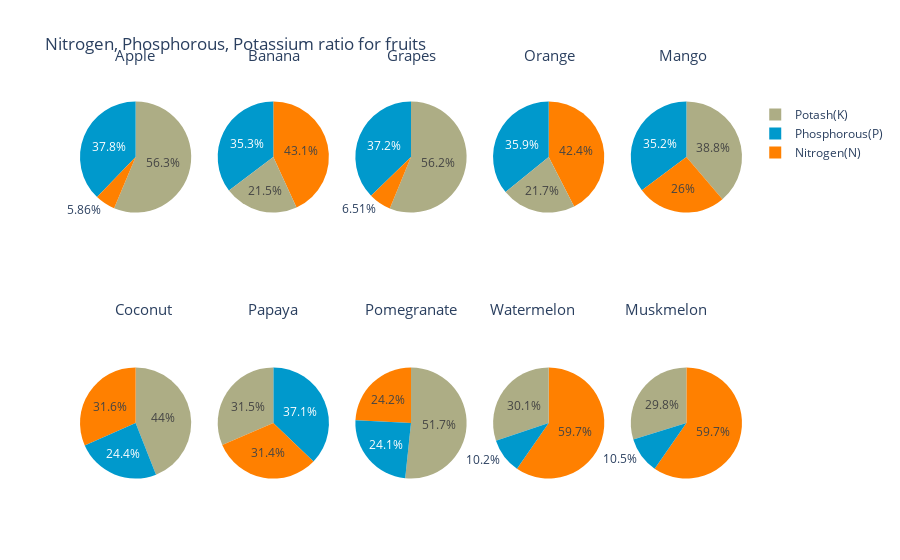

Notebook cell for this chart:
### Markdown cell above
### Nitrogen, Phosphorous, Potassium ratio for rice, cotton, jute, maize, lentil

### Code cell
from plotly.subplots import make_subplots
import plotly.graph_objects as go

labels = ['Nitrogen(N)', 'Phosphorous(P)', 'Potash(K)']
specs = [[{'type': 'domain'}, {'type': 'domain'}, {'type': 'domain'}, {'type': 'domain'}, {'type': 'domain'}],
         [{'type': 'domain'}, {'type': 'domain'}, {'type': 'domain'}, {'type': 'domain'}, {'type': 'domain'}]]
# Increase vertical spacing
fig = make_subplots(rows=2, cols=5, specs=specs, vertical_spacing=0.4)  # Adjusted from default (0.3)

cafe_colors = ['rgb(255, 128, 0)', 'rgb(0, 153, 204)', 'rgb(173, 173, 133)']

# Add traces (no change in this part)
apple_npk = crop_summary[crop_summary.index == 'apple']
values = [apple_npk['N'][0], apple_npk['P'][0], apple_npk['K'][0]]
fig.add_trace(go.Pie(labels=labels, values=values, name="Apple", marker_colors=cafe_colors), 1, 1)

banana_npk = crop_summary[crop_summary.index == 'banana']
values = [banana_npk['N'][0], banana_npk['P'][0], banana_npk['K'][0]]
fig.add_trace(go.Pie(labels=labels, values=values, name="Banana", marker_colors=cafe_colors), 1, 2)

grapes_npk = crop_summary[crop_summary.index == 'grapes']
values = [grapes_npk['N'][0], grapes_npk['P'][0], grapes_npk['K'][0]]
fig.add_trace(go.Pie(labels=labels, values=values, name="Grapes", marker_colors=cafe_colors), 1, 3)

orange_npk = crop_summary[crop_summary.index == 'orange']
values = [orange_npk['N'][0], orange_npk['P'][0], orange_npk['K'][0]]
fig.add_trace(go.Pie(labels=labels, values=values, name="Orange", marker_colors=cafe_colors), 1, 4)

mango_npk = crop_summary[crop_summary.index == 'mango']
values = [mango_npk['N'][0], mango_npk['P'][0], mango_npk['K'][0]]
fig.add_trace(go.Pie(labels=labels, values=values, name="Mango", marker_colors=cafe_colors), 1, 5)

coconut_npk = crop_summary[crop_summary.index == 'coconut']
values = [coconut_npk['N'][0], coconut_npk['P'][0], coconut_npk['K'][0]]
fig.add_trace(go.Pie(labels=labels, values=values, name="Coconut", marker_colors=cafe_colors), 2, 1)

papaya_npk = crop_summary[crop_summary.index == 'papaya']
values = [papaya_npk['N'][0], papaya_npk['P'][0], papaya_npk['K'][0]]
fig.add_trace(go.Pie(labels=labels, values=values, name="Papaya", marker_colors=cafe_colors), 2, 2)

pomegranate_npk = crop_summary[crop_summary.index == 'pomegranate']
values = [pomegranate_npk['N'][0], pomegranate_npk['P'][0], pomegranate_npk['K'][0]]
fig.add_trace(go.Pie(labels=labels, values=values, name="Pomegranate", marker_colors=cafe_colors), 2, 3)

watermelon_npk = crop_summary[crop_summary.index == 'watermelon']
values = [watermelon_npk['N'][0], watermelon_npk['P'][0], watermelon_npk['K'][0]]
fig.add_trace(go.Pie(labels=labels, values=values, name="Watermelon", marker_colors=cafe_colors), 2, 4)

muskmelon_npk = crop_summary[crop_summary.index == 'muskmelon']
values = [muskmelon_npk['N'][0], muskmelon_npk['P'][0], muskmelon_npk['K'][0]]
fig.add_trace(go.Pie(labels=labels, values=values, name="Muskmelon", marker_colors=cafe_colors), 2, 5)

# Update layout (annotations remain the same)
fig.update_layout(
    title_text="Nitrogen, Phosphorous, Potassium ratio for fruits",
    annotations=[
        dict(text='Apple', x=0.05, y=1.15, font_size=15, showarrow=False),
        dict(text='Banana', x=0.25, y=1.15, font_size=15, showarrow=False),
        dict(text='Grapes', x=0.50, y=1.15, font_size=15, showarrow=False),
        dict(text='Orange', x=0.75, y=1.15, font_size=15, showarrow=False),
        dict(text='Mango', x=0.95, y=1.15, font_size=15, showarrow=False),
        dict(text='Coconut', x=0.05, y=0.45, font_size=15, showarrow=False),  # Adjusted to match vertical_spacing
        dict(text='Papaya', x=0.25, y=0.45, font_size=15, showarrow=False),
        dict(text='Pomegranate', x=0.50, y=0.45, font_size=15, showarrow=False),
        dict(text='Watermelon', x=0.75, y=0.45, font_size=15, showarrow=False),
        dict(text='Muskmelon', x=0.95, y=0.45, font_size=15, showarrow=False)
    ]
)
fig.show()

### Figure 1 — Plotly figure (JSON) as saved in the notebook; plotly's stock layout.template omitted (floating-point values rounded to 4 significant figures)
{"data": [{"domain": {"x": [0, 0.168], "y": [0.7, 1]}, "labels": ["Nitrogen(N)", "Phosphorous(P)", "Potash(K)"], "marker": {"colors": ["rgb(255, 128, 0)", "rgb(0, 153, 204)", "rgb(173, 173, 133)"]}, "name": "Apple", "type": "pie", "values": [20.8, 134.2, 199.9]}, {"domain": {"x": [0.208, 0.376], "y": [0.7, 1]}, "labels": ["Nitrogen(N)", "Phosphorous(P)", "Potash(K)"], "marker": {"colors": ["rgb(255, 128, 0)", "rgb(0, 153, 204)", "rgb(173, 173, 133)"]}, "name": "Banana", "type": "pie", "values": [100.2, 82.01, 50.05]}, {"domain": {"x": [0.416, 0.584], "y": [0.7, 1]}, "labels": ["Nitrogen(N)", "Phosphorous(P)", "Potash(K)"], "marker": {"colors": ["rgb(255, 128, 0)", "rgb(0, 153, 204)", "rgb(173, 173, 133)"]}, "name": "Grapes", "type": "pie", "values": [23.18, 132.5, 200.1]}, {"domain": {"x": [0.624, 0.792], "y": [0.7, 1]}, "labels": ["Nitrogen(N)", "Phosphorous(P)", "Potash(K)"], "marker": {"colors": ["rgb(255, 128, 0)", "rgb(0, 153, 204)", "rgb(173, 173, 133)"]}, "name": "Orange", "type": "pie", "values": [19.58, 16.55, 10.01]}, {"domain": {"x": [0.832, 1], "y": [0.7, 1]}, "labels": ["Nitrogen(N)", "Phosphorous(P)", "Potash(K)"], "marker": {"colors": ["rgb(255, 128, 0)", "rgb(0, 153, 204)", "rgb(173, 173, 133)"]}, "name": "Mango", "type": "pie", "values": [20.07, 27.18, 29.92]}, {"domain": {"x": [0, 0.168], "y": [0, 0.3]}, "labels": ["Nitrogen(N)", "Phosphorous(P)", "Potash(K)"], "marker": {"colors": ["rgb(255, 128, 0)", "rgb(0, 153, 204)", "rgb(173, 173, 133)"]}, "name": "Coconut", "type": "pie", "values": [21.98, 16.93, 30.59]}, {"domain": {"x": [0.208, 0.376], "y": [0, 0.3]}, "labels": ["Nitrogen(N)", "Phosphorous(P)", "Potash(K)"], "marker": {"colors": ["rgb(255, 128, 0)", "rgb(0, 153, 204)", "rgb(173, 173, 133)"]}, "name": "Papaya", "type": "pie", "values": [49.88, 59.05, 50.04]}, {"domain": {"x": [0.416, 0.584], "y": [0, 0.3]}, "labels": ["Nitrogen(N)", "Phosphorous(P)", "Potash(K)"], "marker": {"colors": ["rgb(255, 128, 0)", "rgb(0, 153, 204)", "rgb(173, 173, 133)"]}, "name": "Pomegranate", "type": "pie", "values": [18.87, 18.75, 40.21]}, {"domain": {"x": [0.624, 0.792], "y": [0, 0.3]}, "labels": ["Nitrogen(N)", "Phosphorous(P)", "Potash(K)"], "marker": {"colors": ["rgb(255, 128, 0)", "rgb(0, 153, 204)", "rgb(173, 173, 133)"]}, "name": "Watermelon", "type": "pie", "values": [99.42, 17, 50.22]}, {"domain": {"x": [0.832, 1], "y": [0, 0.3]}, "labels": ["Nitrogen(N)", "Phosphorous(P)", "Potash(K)"], "marker": {"colors": ["rgb(255, 128, 0)", "rgb(0, 153, 204)", "rgb(173, 173, 133)"]}, "name": "Muskmelon", "type": "pie", "values": [100.3, 17.72, 50.08]}], "layout": {"annotations": [{"font": {"size": 15}, "showarrow": false, "text": "Apple", "x": 0.05, "y": 1.15}, {"font": {"size": 15}, "showarrow": false, "text": "Banana", "x": 0.25, "y": 1.15}, {"font": {"size": 15}, "showarrow": false, "text": "Grapes", "x": 0.5, "y": 1.15}, {"font": {"size": 15}, "showarrow": false, "text": "Orange", "x": 0.75, "y": 1.15}, {"font": {"size": 15}, "showarrow": false, "text": "Mango", "x": 0.95, "y": 1.15}, {"font": {"size": 15}, "showarrow": false, "text": "Coconut", "x": 0.05, "y": 0.45}, {"font": {"size": 15}, "showarrow": false, "text": "Papaya", "x": 0.25, "y": 0.45}, {"font": {"size": 15}, "showarrow": false, "text": "Pomegranate", "x": 0.5, "y": 0.45}, {"font": {"size": 15}, "showarrow": false, "text": "Watermelon", "x": 0.75, "y": 0.45}, {"font": {"size": 15}, "showarrow": false, "text": "Muskmelon", "x": 0.95, "y": 0.45}], "title": {"text": "Nitrogen, Phosphorous, Potassium ratio for fruits"}}}
